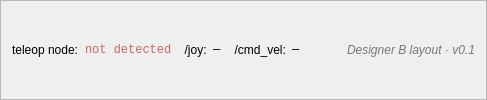
     <widget class="QFrame" name="bottomBar">
      <property name="frameShape"><enum>QFrame::StyledPanel</enum></property>
      <layout class="QHBoxLayout" name="bottomBarLayout">
       <item>
        <widget class="QLabel" name="lblNodeStatusCap">
         <property name="text"><string>teleop node:</string></property>
        </widget>
       </item>
       <item>
        <widget class="QLabel" name="lblNodeStatus">
         <property name="text"><string>not detected</string></property>
         <property name="styleSheet"><string>color:#cc6666; font-family:monospace;</string></property>
        </widget>
       </item>
       <item>
        <widget class="QLabel" name="lblTopicCap">
         <property name="text"><string>  /joy:</string></property>
        </widget>
       </item>
       <item>
        <widget class="QLabel" name="lblTopicJoy">
         <property name="text"><string>—</string></property>
         <property name="styleSheet"><string>font-family:monospace;</string></property>
        </widget>
       </item>
       <item>
        <widget class="QLabel" name="lblTopicCmdCap">
         <property name="text"><string>  /cmd_vel:</string></property>
        </widget>
       </item>
       <item>
        <widget class="QLabel" name="lblTopicCmd">
         <property name="text"><string>—</string></property>
         <property name="styleSheet"><string>font-family:monospace;</string></property>
        </widget>
       </item>
       <item>
        <spacer name="bottomSpacer">
         <property name="orientation"><enum>Qt::Horizontal</enum></property>
         <property name="sizeHint" stdset="0"><size><width>40</width><height>20</height></size></property>
        </spacer>
       </item>
       <item>
        <widget class="QLabel" name="lblBuildTag">
         <property name="text"><string>Designer B layout · v0.1</string></property>
         <property name="styleSheet"><string>color:#777; font-style:italic;</string></property>
        </widget>
       </item>
      </layout>
     </widget>
